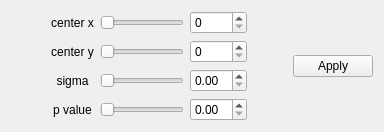
         <widget class="QWidget" name="tab_7">
          <attribute name="title">
           <string>7</string>
          </attribute>
          <layout class="QHBoxLayout" name="horizontalLayout_12">
           <item>
            <layout class="QGridLayout" name="gridLayout_5">
             <item row="1" column="0">
              <spacer name="horizontalSpacer_3">
               <property name="orientation">
                <enum>Qt::Horizontal</enum>
               </property>
               <property name="sizeHint" stdset="0">
                <size>
                 <width>40</width>
                 <height>20</height>
                </size>
               </property>
              </spacer>
             </item>
             <item row="3" column="2">
              <widget class="QSlider" name="square_eye_p_slider">
               <property name="accessibleName">
                <string>p_value</string>
               </property>
               <property name="orientation">
                <enum>Qt::Horizontal</enum>
               </property>
              </widget>
             </item>
             <item row="1" column="3">
              <widget class="QSpinBox" name="square_eye_y_spinbox">
               <property name="accessibleName">
                <string>y</string>
               </property>
              </widget>
             </item>
             <item row="2" column="3">
              <widget class="QDoubleSpinBox" name="square_eye_sigma_spinbox">
               <property name="accessibleName">
                <string>squareeye_sigma</string>
               </property>
              </widget>
             </item>
             <item row="1" column="2">
              <widget class="QSlider" name="square_eye_y_slider">
               <property name="accessibleName">
                <string>y</string>
               </property>
               <property name="orientation">
                <enum>Qt::Horizontal</enum>
               </property>
              </widget>
             </item>
             <item row="0" column="0">
              <spacer name="horizontalSpacer_4">
               <property name="orientation">
                <enum>Qt::Horizontal</enum>
               </property>
               <property name="sizeHint" stdset="0">
                <size>
                 <width>40</width>
                 <height>20</height>
                </size>
               </property>
              </spacer>
             </item>
             <item row="3" column="1">
              <widget class="QLabel" name="label_25">
               <property name="text">
                <string>p value</string>
               </property>
               <property name="alignment">
                <set>Qt::AlignCenter</set>
               </property>
              </widget>
             </item>
             <item row="1" column="1">
              <widget class="QLabel" name="label_26">
               <property name="text">
                <string>center y</string>
               </property>
               <property name="alignment">
                <set>Qt::AlignCenter</set>
               </property>
              </widget>
             </item>
             <item row="2" column="2">
              <widget class="QSlider" name="square_eye_sigma_slider">
               <property name="accessibleName">
                <string>squareeye_sigma</string>
               </property>
               <property name="orientation">
                <enum>Qt::Horizontal</enum>
               </property>
              </widget>
             </item>
             <item row="3" column="0">
              <spacer name="horizontalSpacer_6">
               <property name="orientation">
                <enum>Qt::Horizontal</enum>
               </property>
               <property name="sizeHint" stdset="0">
                <size>
                 <width>40</width>
                 <height>20</height>
                </size>
               </property>
              </spacer>
             </item>
             <item row="3" column="3">
              <widget class="QDoubleSpinBox" name="square_eye_p_spinbox">
               <property name="accessibleName">
                <string>p_value</string>
               </property>
              </widget>
             </item>
             <item row="0" column="3">
              <widget class="QSpinBox" name="square_eye_x_spinbox">
               <property name="accessibleName">
                <string>x</string>
               </property>
              </widget>
             </item>
             <item row="0" column="1">
              <widget class="QLabel" name="label_24">
               <property name="text">
                <string>center x</string>
               </property>
               <property name="alignment">
                <set>Qt::AlignCenter</set>
               </property>
              </widget>
             </item>
             <item row="2" column="0">
              <spacer name="horizontalSpacer_5">
               <property name="orientation">
                <enum>Qt::Horizontal</enum>
               </property>
               <property name="sizeHint" stdset="0">
                <size>
                 <width>40</width>
                 <height>20</height>
                </size>
               </property>
              </spacer>
             </item>
             <item row="2" column="1">
              <widget class="QLabel" name="label_23">
               <property name="text">
                <string>sigma</string>
               </property>
               <property name="alignment">
                <set>Qt::AlignCenter</set>
               </property>
              </widget>
             </item>
             <item row="0" column="2">
              <widget class="QSlider" name="square_eye_x_slider">
               <property name="sizePolicy">
                <sizepolicy hsizetype="Expanding" vsizetype="Fixed">
                 <horstretch>100</horstretch>
                 <verstretch>0</verstretch>
                </sizepolicy>
               </property>
               <property name="accessibleName">
                <string>x</string>
               </property>
               <property name="orientation">
                <enum>Qt::Horizontal</enum>
               </property>
              </widget>
             </item>
             <item row="2" column="4">
              <spacer name="horizontalSpacer_37">
               <property name="orientation">
                <enum>Qt::Horizontal</enum>
               </property>
               <property name="sizeHint" stdset="0">
                <size>
                 <width>40</width>
                 <height>20</height>
                </size>
               </property>
              </spacer>
             </item>
             <item row="1" column="4">
              <spacer name="horizontalSpacer_38">
               <property name="orientation">
                <enum>Qt::Horizontal</enum>
               </property>
               <property name="sizeHint" stdset="0">
                <size>
                 <width>40</width>
                 <height>20</height>
                </size>
               </property>
              </spacer>
             </item>
             <item row="0" column="4">
              <spacer name="horizontalSpacer_39">
               <property name="orientation">
                <enum>Qt::Horizontal</enum>
               </property>
               <property name="sizeHint" stdset="0">
                <size>
                 <width>40</width>
                 <height>20</height>
                </size>
               </property>
              </spacer>
             </item>
             <item row="3" column="4">
              <spacer name="horizontalSpacer_40">
               <property name="orientation">
                <enum>Qt::Horizontal</enum>
               </property>
               <property name="sizeHint" stdset="0">
                <size>
                 <width>40</width>
                 <height>20</height>
                </size>
               </property>
              </spacer>
             </item>
            </layout>
           </item>
           <item>
            <widget class="QPushButton" name="square_eye_apply_button">
             <property name="toolTip">
              <string>&lt;html&gt;&lt;head/&gt;&lt;body&gt;&lt;p&gt;Apply this effect permanently! You can click undo button to roll back to the previous state.&lt;/p&gt;&lt;/body&gt;&lt;/html&gt;</string>
             </property>
             <property name="accessibleName">
              <string>tab_button</string>
             </property>
             <property name="text">
              <string>Apply</string>
             </property>
            </widget>
           </item>
          </layout>
         </widget>
